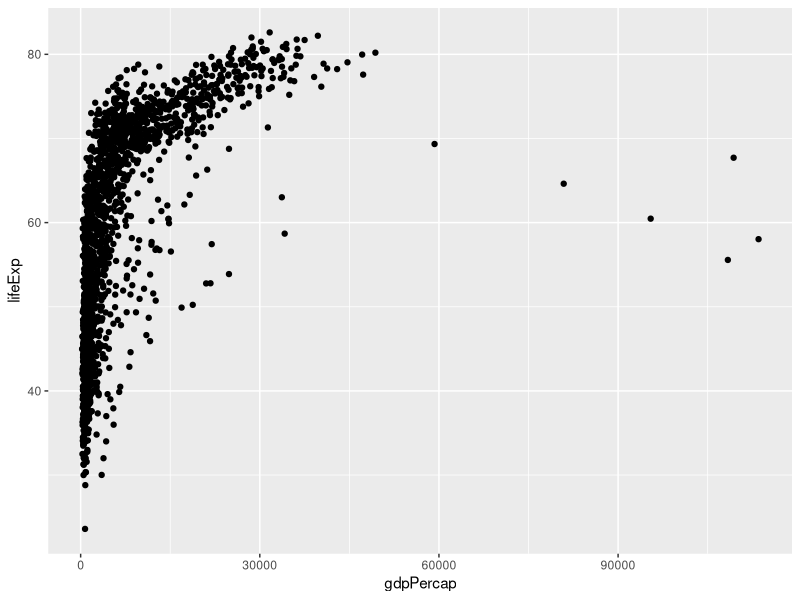
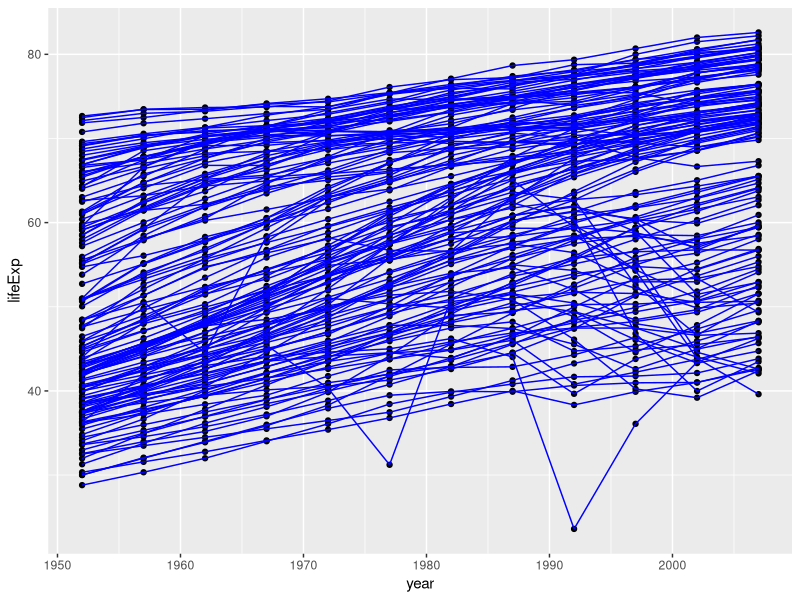
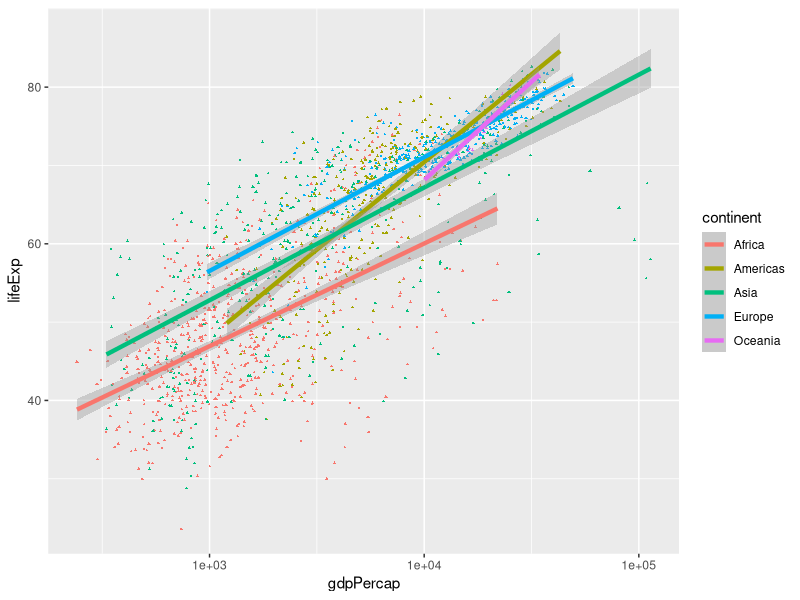
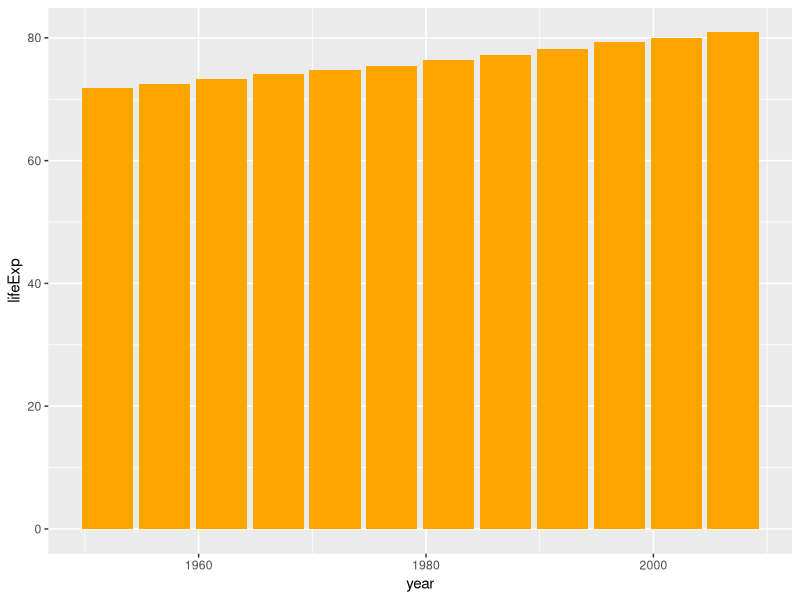
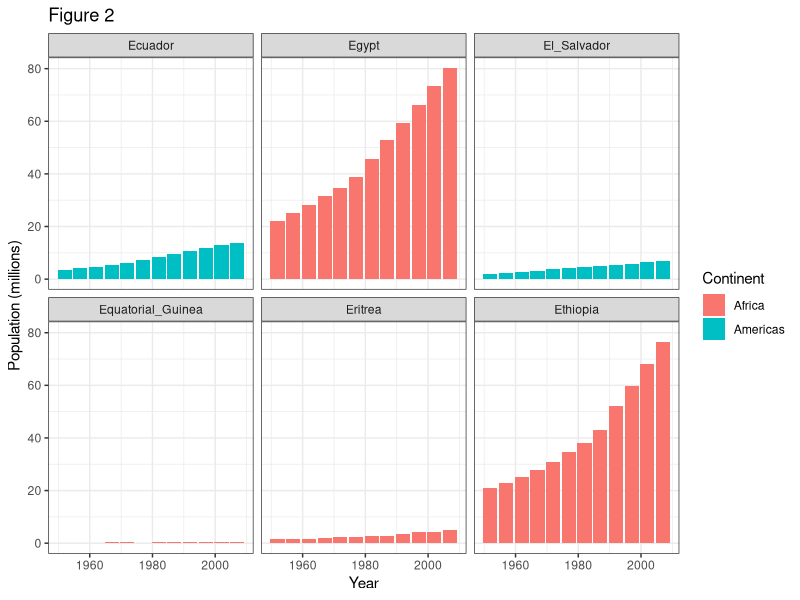
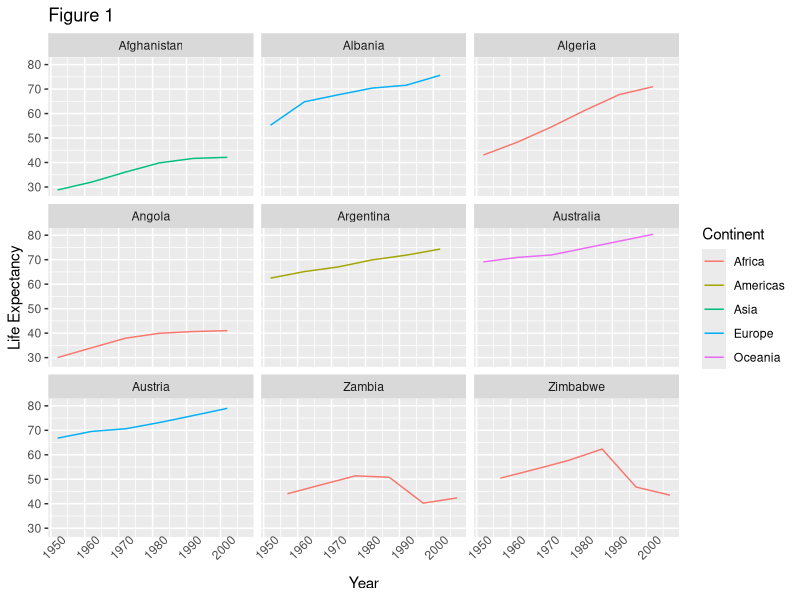
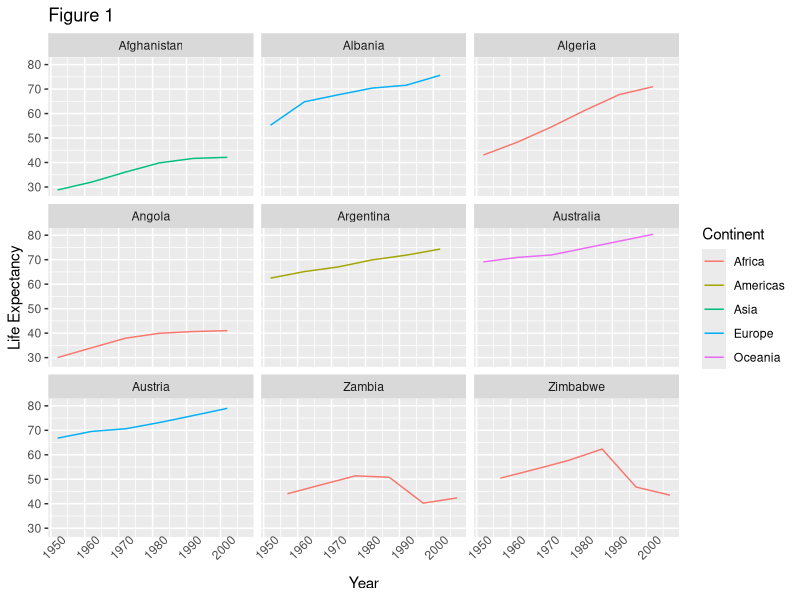

Write the R code that produced these figures, in order.
library(ggplot2)
gapminder <- read.table("gapminder.txt", header = TRUE)
head(gapminder)
ggplot(data=gapminder, aes(x=gdpPercap,y=lifeExp))+geom_point()

ggplot(data=gapminder, aes(x=year,y=lifeExp, by=country))+
  geom_point()+
  geom_line(color = "blue")

ggplot(data=gapminder, aes(x=gdpPercap,y=lifeExp, color = continent))+
  geom_point(size=0.5, shape=17) +
  scale_x_log10() +
  geom_smooth(method = "lm", size = 1.5)

az_row <- startsWith(as.vector(gapminder$country), c('A','Z'))
az_countries <- gapminder[az_row,]

lifeExp_plot <- ggplot(data = az_countries, aes(x=year, y=lifeExp, color=continent))+
  geom_line() +
  facet_wrap(~country) +
  labs(
    x = "Year", ## x axis title
    y = "Life Expectancy", ## y axis title
    title = "Figure 1", ## main title
    color = "Continent"
  ) +
  theme(axis.text.x=element_text(angle=45),axis.ticks.x=element_blank())

ggsave(filename = "lifeExp.png", plot = lifeExp_plot, width = 12, height = 10, dpi = 300, units="cm")
ggsave("myPlot.pdf")

# Challenge 6
ggplot(data = gapminder[gapminder$country=="Sweden",], aes(x=year, y=lifeExp)) +
  geom_bar(fill='orange', stat = "identity")
e_rows <- startsWith(as.vector(gapminder$country), c('E'))
e_countries <- gapminder[e_rows,]
ggplot(data = e_countries, aes(x=year, y=pop/1000000, fill = continent))+
  geom_bar(stat = "identity")+
  facet_wrap(~country)+
  labs(
    x = "Year",
    y = "Population (millions)",
    title = "Figure 2",
    fill = "Continent"
  )+
  theme(axis.text.x=element_text(angle=45), axis.ticks.x=element_blank()) +
  theme_bw()
